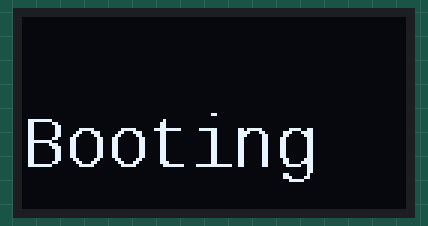
A sketch run on a simulated ESP8266 (NodeMCU). Parts: 128×64 one-colour display. WiFi joins after 1.5 s; servers stay silent unless stated.

Above: at 0.1 s.

The sketch:

badge.ino
```cpp
#include "SSD1306.h" // alias for `#include "SSD1306Wire.h"`
#include <ESP8266WiFi.h>
#include <ESP8266HTTPClient.h>
#include "font.h"

HTTPClient http;
SSD1306  display(0x3c, 0, 2);
String twitter = "";

String rows[2];
int offsets[2];
int left = 0;

void setup() {
  Serial.begin(115200);

  // Initialising the UI will init the display too.
  display.init();

  display.flipScreenVertically();
  display.setFont(Liberation_Mono_24);

}

void scroller() {
   display.clear();

  for(int i = 0; i < 2; i++) {
    if(rows[i].length() > 0) {
      int offset = offsets[i];
      display.drawString(offset, 5 + (i * 30), rows[i].substring(0, 15));

      if(offset < -13) {
       rows[i] = rows[i].substring(1);
        if(rows[i].length() < 1) {
          left--;
        }
        offsets[i] = 0;
      } else {
        offsets[i] = offset - 1;
      }
    }
  }

  display.display();
}

void getTweets() {
  if(WiFi.status() != WL_CONNECTED) {
      WiFi.begin();
    }

    while (WiFi.status() != WL_CONNECTED)
    {
      delay(200);
    }

    http.begin(twitter);
    http.setUserAgent("Galaxy Badge Project");
    int httpCode = http.GET();
    String response = http.getString();

    int firstIndex = response.indexOf('||||');

    rows[0] = response.substring(0, firstIndex);
    rows[1] = response.substring(firstIndex+4);
    offsets[0] = display.getStringWidth(rows[0]);
    offsets[1] = display.getStringWidth(rows[0]) + 60;

    if(offsets[0] > 1 && offsets[1] > 60) {
      left = 2;
    } else if(offsets[0] > 1) {
      left = 1;
    }

}

void tick () {

  if(left == 0) {
    getTweets();
  }

  scroller();
}

unsigned long prevFrameTime = 0L;
bool a = true;
void loop() {
  if(a) {
    display.drawString(0, 1 * 30, "Booting");

    display.display();
  }
  a = false;
  // put your main code here, to run repeatedly:
  unsigned long t = millis();

  if((t - prevFrameTime) >= (10L)) {
    tick();
    prevFrameTime = millis();
  }
}
```

Source omitted: font.h (data table, 64589 bytes)
